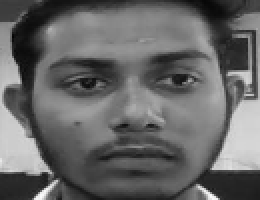
#> input picture Face Recognition/datasets/Kavin/1.png, 130 x 100 px, given in place of the camera (shown 2 times larger)
$ python dataset.py.py
#> lines starting #> are read from the running program, lines starting #| are printed output that depends on the picture; after the words box and inside, x2 and y2 are one past the last pixel; in counts of white or black regions, pixels touching at a corner belong together
import cv2
import os

haar_file = 'haarcascade_frontalface_default.xml'
datasets = 'datasets'
subsets = 'kavin'

path = os.path.join(datasets,subsets)
if not os.path.isdir(path):
    os.mkdir(path)

(width,height) = (130,100)

face_cascade = cv2.CascadeClassifier(haar_file)

cam = cv2.VideoCapture(0)

count = 1

while count < 100:
    print(count)
    _,img = cam.read()
#> img is the input picture: shape (100, 130, 3); min 4, max 252, mean 102.7

    gray = cv2.cvtColor(img,cv2.COLOR_BGR2GRAY)

    faces = face_cascade.detectMultiScale(gray,1.3,4)
#> faces = [[22, 5, 89, 89]]

    for (x,y,w,h) in faces:
        cv2.rectangle(img,(x,y),(x+w,y+h),(255,0,0),2)
        face = gray[y:y+h,x:x+w]
        face_resize =cv2.resize(face,(width,height))
        cv2.imwrite('%s/%s.png' % (path,count),face_resize)
#> this loop made 1 pass
#> pass 1, `face = gray[y:y+h,x:x+w]`:
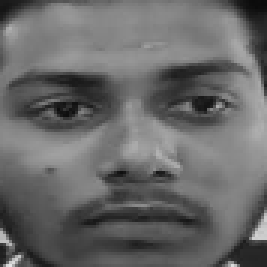
#> face: shape (89, 89) (shown 3 times larger); min 11, max 227, mean 104.1
#> pass 1, `face_resize =cv2.resize(face,(width,height))`:
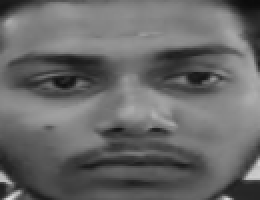
#> face_resize: shape (100, 130) (shown 2 times larger); min 11, max 222, mean 104
#> after the loop:
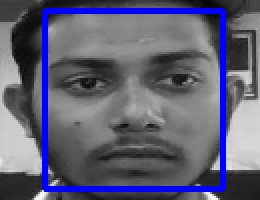
#> img: shape (100, 130, 3) (shown 2 times larger); 8.18% of pixels changed, all inside (x1, y1, x2, y2) = (21, 4, 113, 96)
    count +=1

    cv2.imshow('opencam',img)
    key = cv2.waitKey(10)
#> (key Esc is pressed here)
    if key == ord('k'):
        break
cam.release()
cv2.destroyAllWindows()
